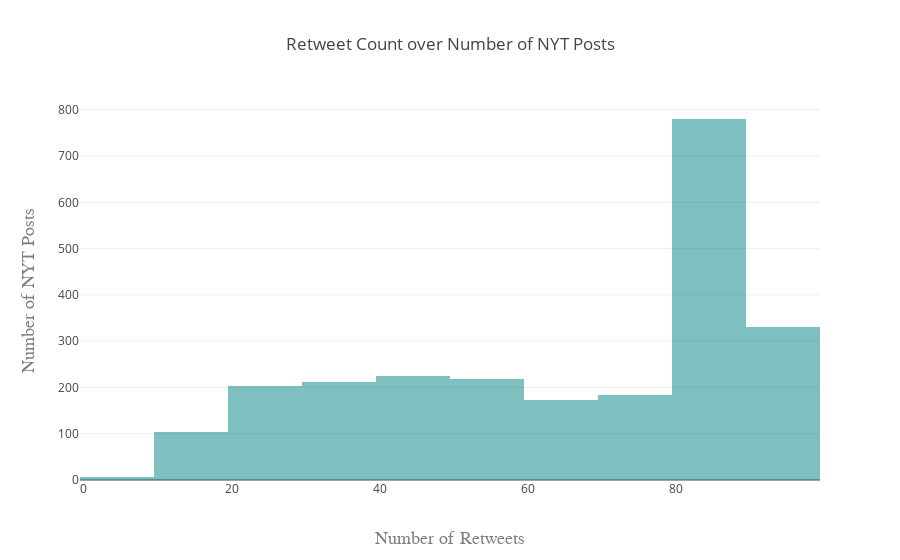

This figure's notebook cell:
### Code cell
import plotly as py
import plotly.graph_objs as go
py.offline.init_notebook_mode(connected=True)

data = [go.Histogram(x=df2.retweet_count, 
                     marker=dict(color = 'rgb(0, 128, 128)'), 
                     opacity=0.5, 
                     nbinsx = 15)]

layout = go.Layout(
    title='Retweet Count over Number of NYT Posts ',
    xaxis=dict(
        title='Number of Retweets',
        titlefont=dict(
            family='Courier New, monospace',
            size=18,
            color='#7f7f7f'
        )
    ),
    yaxis=dict(
        title='Number of NYT Posts',
        titlefont=dict(
            family='Courier New, monospace',
            size=18,
            color='#7f7f7f'
        )
    )
)



py.offline.iplot(go.Figure(data=data, layout=layout), filename='basic histogram')

### Figure 1 — Plotly figure (JSON) as saved in the notebook; plotly's stock layout.template omitted (floating-point values rounded to 4 significant figures; data arrays with more than 128 entries replaced by an {"elided": "..."} marker saying what was removed)
{"data": [{"marker": {"color": "rgb(0, 128, 128)"}, "nbinsx": 15, "opacity": 0.5, "type": "histogram", "uid": "60bdc338-3e8a-11e9-a756-f21898649618", "x": {"elided": "2434 int values"}}], "layout": {"title": "Retweet Count over Number of NYT Posts ", "xaxis": {"title": "Number of Retweets", "titlefont": {"color": "#7f7f7f", "family": "Courier New, monospace", "size": 18}}, "yaxis": {"title": "Number of NYT Posts", "titlefont": {"color": "#7f7f7f", "family": "Courier New, monospace", "size": 18}}}}
